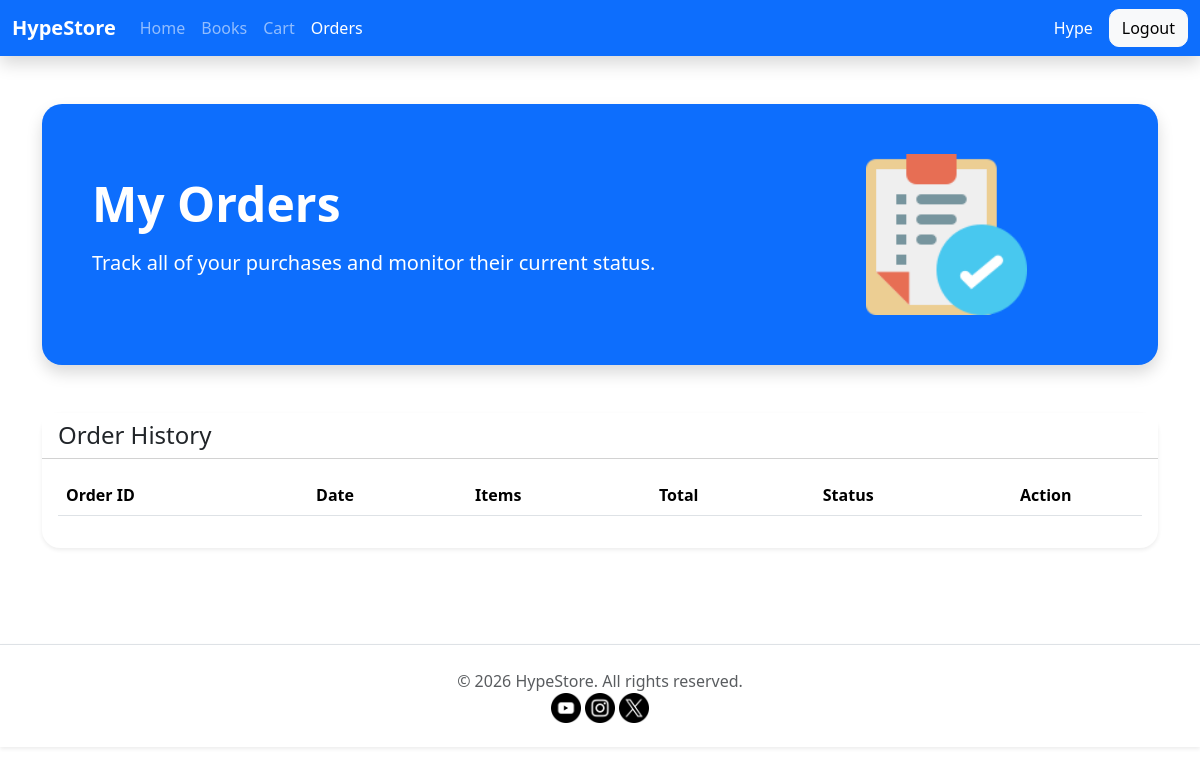
Page /hypestore/orderlist.php (signed in) on the earlier database version.
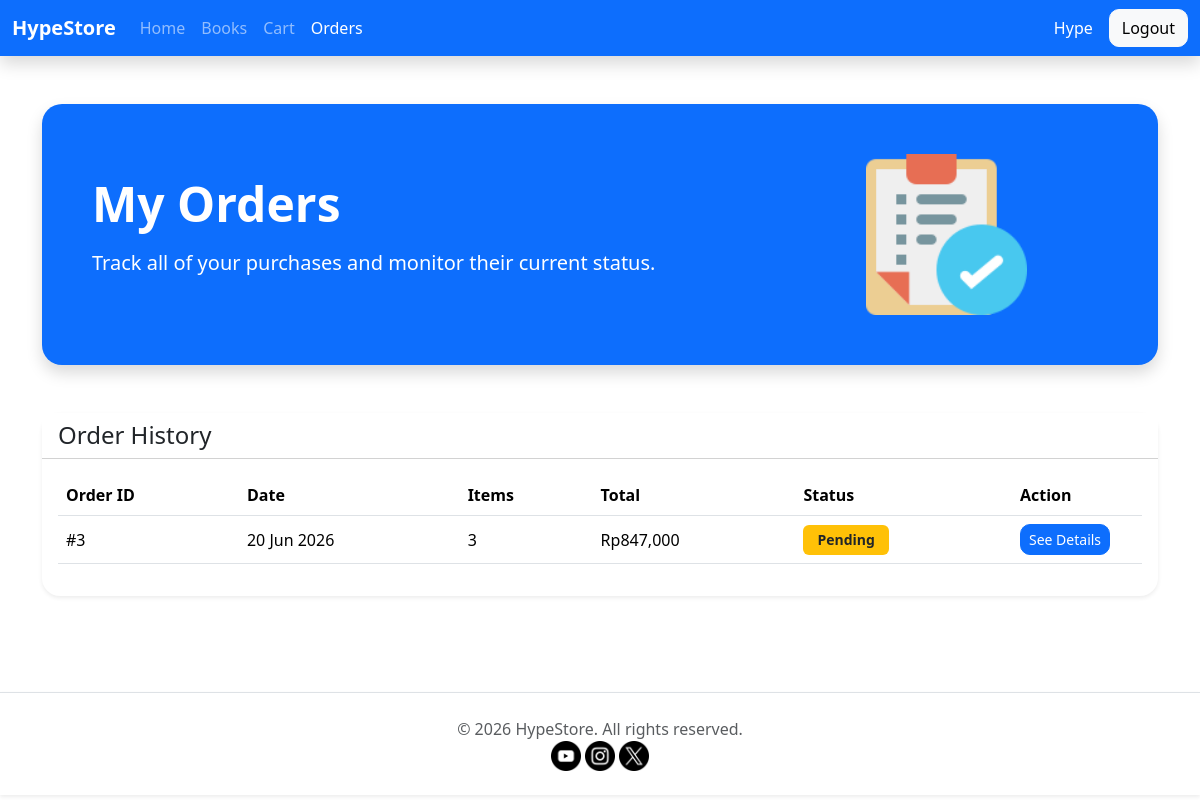
Same page on the later database version.
### tables this page shows
CREATE TABLE `orders` (
  `id` int(11) NOT NULL,
  `id_user` int(11) NOT NULL,
  `subtotal` int(11) NOT NULL,
  `tax` int(11) NOT NULL,
  `total` int(11) NOT NULL,
  `name` varchar(200) NOT NULL,
  `email` varchar(200) NOT NULL,
  `phone` varchar(50) NOT NULL,
  `address` varchar(300) NOT NULL,
  `created_at` datetime NOT NULL DEFAULT current_timestamp(),
  `status` varchar(100) NOT NULL DEFAULT 'Pending'
);

### hypestore/library/koneksi.php (called while the page is built)
<?php
    $host = "localhost";
    $user = "root";
    $pass = "";
    $database = "hypestore";
?>

### hypestore/library/database.php (called while the page is built, shortened)
<?php
    class Database{
        function __construct($host, $user, $pass, $database){
            $this->host = $host;
            $this->user = $user;
            $this->pass = $pass;
            $this->database = $database;
            $this->conn = new mysqli($this->host, $this->user, $this->pass, $this->database);
        }
    }
?>

### hypestore/orderlist.php (the view, shortened to what the changed rows need)
<?php
    require_once('library/database.php');
    require_once('library/koneksi.php');
    $connection = new Database($host, $user, $pass, $database);
    $userid = $_SESSION['id'];
?>
<!DOCTYPE html>
<html lang="en">
<head>
    <link href="https://cdn.jsdelivr.net/npm/bootstrap@5.3.8/dist/css/bootstrap.min.css" rel="stylesheet">
</head>
<body>
    <div class="container py-5">
        <section class="hero bg-primary shadow mb-5">
            <div class="row align-items-center">
                <div class="col-lg-8">
                    <h1 class="display-5 fw-bold">My Orders</h1>
                </div>
            </div>
        </section>
    <div class="card shadow-sm">
        <div class="card-body">
            <table class="table table-hover">
                <thead>
                    <tr>
                        <th>Order ID</th>
                        <th>Date</th>
                        <th>Items</th>
                        <th>Total</th>
                        <th>Status</th>
                        <th width="130">Action</th>
                    </tr>
                </thead>
                <tbody>
                    <?php
                        $ordersql = "SELECT orders.*, COUNT(order_details.id) AS items FROM orders LEFT JOIN order_details ON orders.id = order_details.id_order WHERE orders.id_user = '$userid' GROUP BY orders.id ORDER BY orders.id DESC";
                        $result = $connection->conn->query($ordersql);
                        while ($row = $result->fetch_assoc()){
                            if($row['status'] == "Pending"){
                                $badge = "warning text-dark";
                            }
                            echo '
                                <tr>
                                    <td>#'.$row['id'].'</td>
                                    <td>'.date("d M Y", strtotime($row['created_at'])).'</td>
                                    <td>'.$row['items'].'</td>
                                    <td>Rp'.number_format($row['total']).'</td>
                                    <td><span class="badge bg-'.$badge.'">'.$row['status'].'</span></td>
                                    <td><a href="vieworder.php?id='.$row['id'].'" class="btn btn-primary btn-sm">See Details</a></td>
                                </tr>
                            ';
                        }
                    ?>
                </tbody>
            </table>
        </div>
    </div>
</div>
</body>
</html>

Differences in the rows shown:
added orders: id "3", created_at "20 Jun 2026", items "3", total "847,000", status "Pending"
